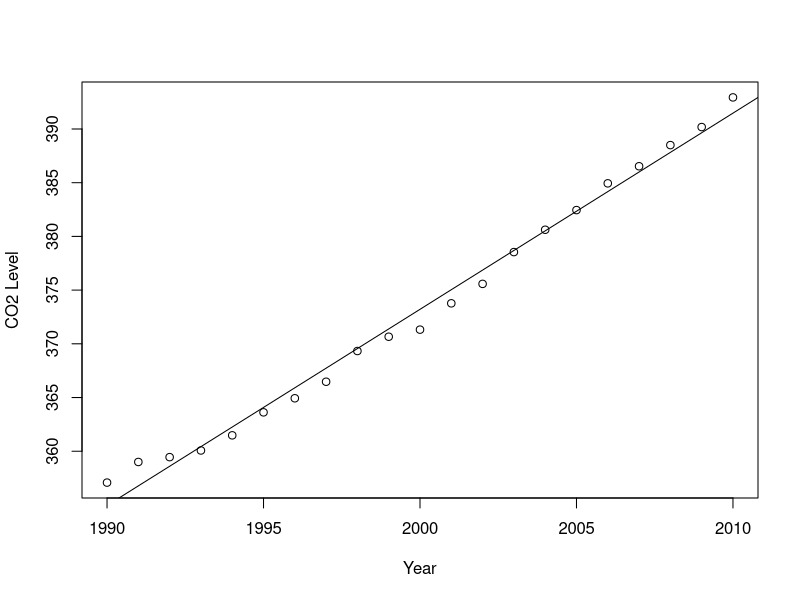
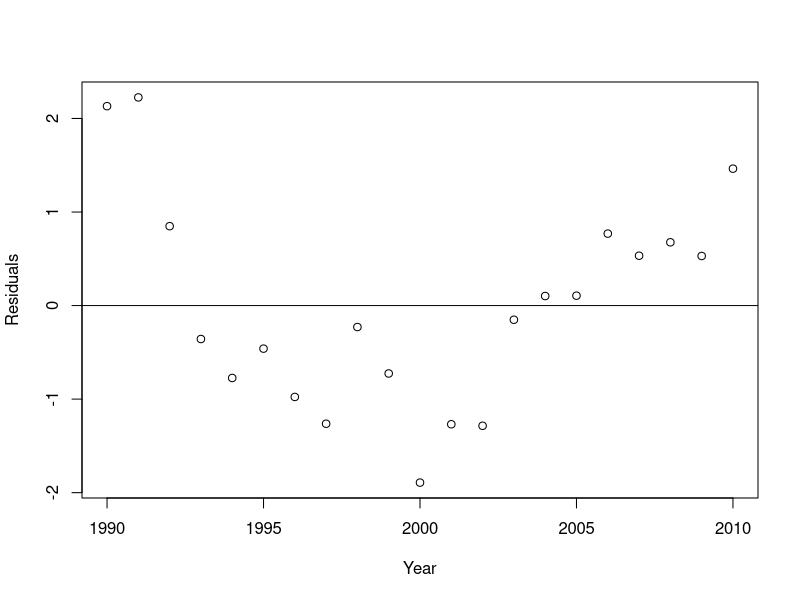

Source code (R) for these figures, in order:
data<-read.csv("Maunaloa.csv")
x<-data$Year
y<-data$Level

r=cor(x,y)
print(r)
lm=lm(y~x)

pdf("../img/21a.pdf")
plot(x,y,xlab="Year",ylab="CO2 Level")
abline(lm)
dev.off()

print(lm)

res=resid(lm)
pdf("../img/21c.pdf")
plot(x,res,xlab="Year",ylab="Residuals")
abline(0,0)
dev.off()
